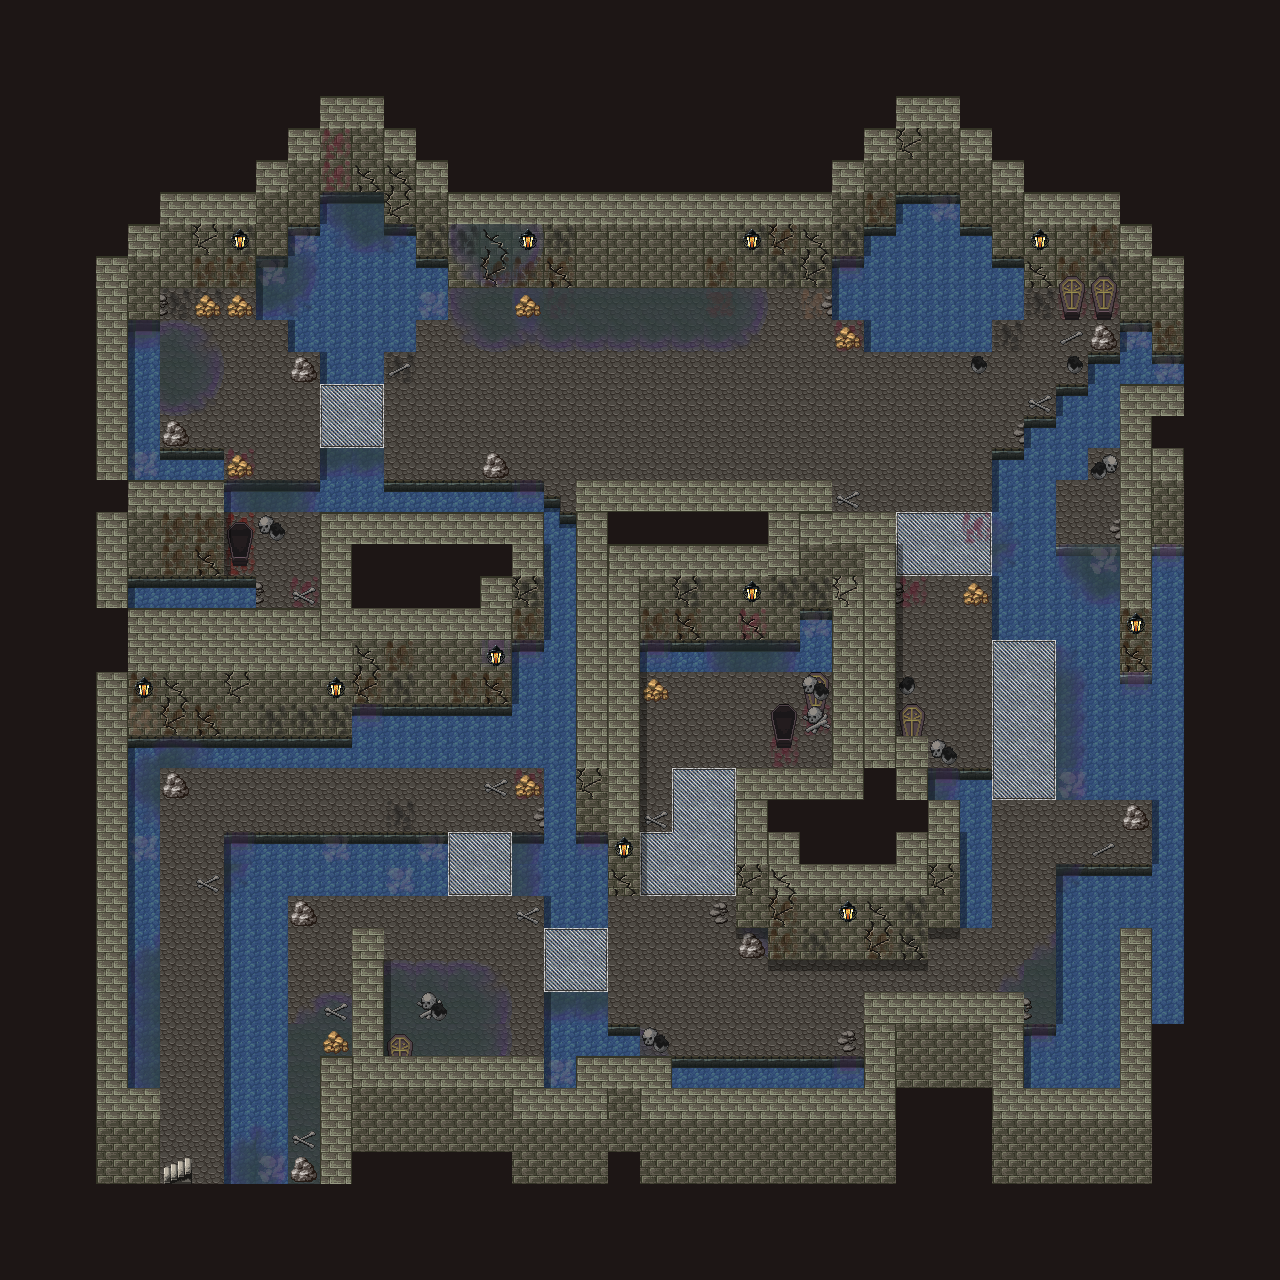

Below is a game level as drawn by its tile map, then a one-line description and the .tmx that defines it (tile-layer data replaced by summaries):
An orthogonal 40x40 tile map with 32x32 px tiles, 13 tile layers (floor, water, bridge, wall1, ...) and 3 objects (2x TreasureChest, Encounter).

<map version="1.10" tiledversion="1.10.1" orientation="orthogonal" renderorder="right-down" width="40" height="40" tilewidth="32" tileheight="32" infinite="0" nextlayerid="38" nextobjectid="6">
 <tileset firstgid="1" source="../21_tsx/Church_town.tsx" />
 <layer id="22" name="floor" width="40" height="40">
  <data>[1600 cells, 634 non-empty, 1 distinct tile ids]</data>
 </layer>
 <objectgroup id="36" name="TreasureChest_1">
  <object id="3" type="TreasureChest" x="1060.67" y="812.5" width="34.6667" height="33.6667">
   <properties>
    <property name="TreasureId" type="int" value="10" />
    <property name="unity:IsTrigger" type="bool" value="false" />
   </properties>
  </object>
 </objectgroup>
 <objectgroup id="37" name="TreasureChest_2">
  <properties>
   <property name="TreasureId" type="int" value="11" />
   <property name="unity:IsTrigger" type="bool" value="false" />
  </properties>
  <object id="5" type="TreasureChest" x="171.333" y="353.167" width="34.6667" height="33.6667">
   <properties>
    <property name="TreasureId" type="int" value="11" />
    <property name="unity:IsTrigger" type="bool" value="false" />
   </properties>
  </object>
 </objectgroup>
 <layer id="23" name="water" width="40" height="40">
  <data>[1600 cells, 291 non-empty, 6 distinct tile ids]</data>
 </layer>
 <layer id="26" name="bridge" width="40" height="40">
  <data>[1600 cells, 38 non-empty, 9 distinct tile ids]</data>
 </layer>
 <layer id="24" name="wall1" width="40" height="40">
  <data>[1600 cells, 399 non-empty, 25 distinct tile ids]</data>
 </layer>
 <layer id="34" name="dirt" width="40" height="40">
  <data>[1600 cells, 76 non-empty, 12 distinct tile ids]</data>
 </layer>
 <layer id="32" name="dirt" width="40" height="40">
  <data>[1600 cells, 143 non-empty, 16 distinct tile ids]</data>
 </layer>
 <layer id="31" name="scratch" width="40" height="40">
  <data>[1600 cells, 35 non-empty, 2 distinct tile ids]</data>
 </layer>
 <layer id="28" name="furniture1" width="40" height="40">
  <data>[1600 cells, 72 non-empty, 24 distinct tile ids]</data>
 </layer>
 <layer id="29" name="furniture2" width="40" height="40">
  <data>[1600 cells, 4 non-empty, 4 distinct tile ids]</data>
 </layer>
 <layer id="30" name="shadow" width="40" height="40">
  <data>[1600 cells, 152 non-empty, 5 distinct tile ids]</data>
 </layer>
 <layer id="20" name="chara" width="40" height="40">
  <data>[1600 cells, 0 non-empty, 0 distinct tile ids]</data>
 </layer>
 <layer id="27" name="wall2" width="40" height="40">
  <data>[1600 cells, 26 non-empty, 2 distinct tile ids]</data>
 </layer>
 <layer id="1" name="black" width="40" height="40">
  <data>[1600 cells, 575 non-empty, 1 distinct tile ids]</data>
 </layer>
 <objectgroup id="35" name="EncounterArea">
  <object id="1" type="Encounter" x="16" y="16" width="1248" height="1248">
   <properties>
    <property name="EncounterId" value="encounter_church_underground" />
    <property name="unity:IsTrigger" type="bool" value="true" />
   </properties>
  </object>
 </objectgroup>
</map>
